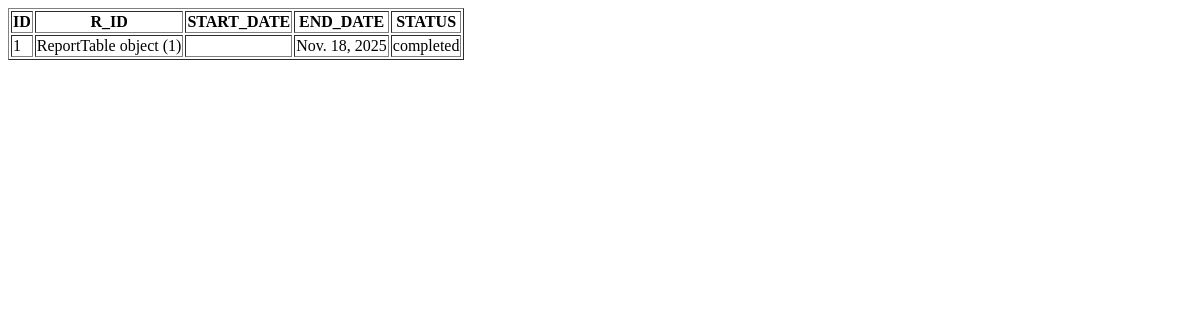
The app's page /viewassignAdmin, older data.
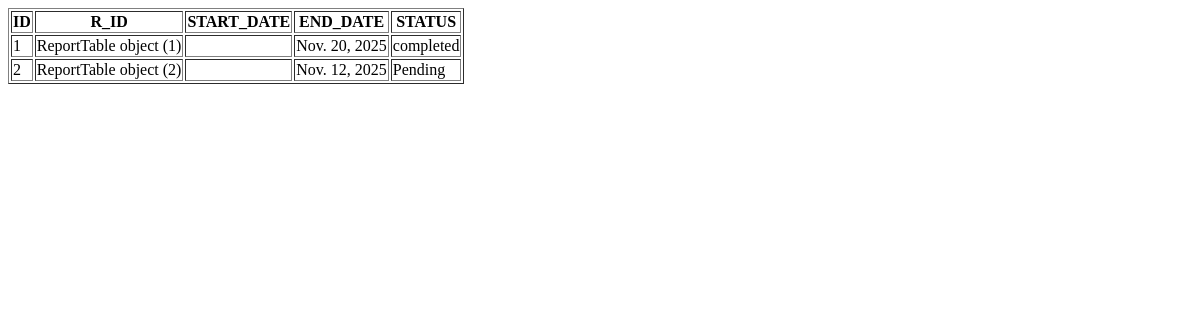
The same page, newer data.
### roadapp/models.py (models this page shows)
class AssignWorkTable(models.Model):
    REPORT_ID=models.ForeignKey(ReportTable,on_delete=models.CASCADE,null=True,blank=True,related_name='assignments')
    Enddate=models.DateField(null=True,blank=True)
    Status=models.CharField(max_length=20,null=True,blank=True,default='pending')

class ReportTable(models.Model):
    USER_ID=models.ForeignKey(UserTable,on_delete=models.CASCADE,null=True,blank=True)
    DEPARTMENT_ID=models.ForeignKey(Department,on_delete=models.CASCADE,null=True,blank=True)
    Message=models.CharField(max_length=200,null=True,blank=True)
    Time=models.DateTimeField(auto_now_add=True)
    Date=models.DateField(auto_now_add=True)
    Latitude=models.FloatField(max_length=50,null=True,blank=True)
    longitude=models.FloatField(max_length=50,null=True,blank=True)
    Image=models.FileField(null=True,blank=True)
    Description=models.CharField(max_length=200,null=True,blank=True)
    Status=models.CharField(max_length=20,null=True,blank=True)

### roadapp/views.py (the view)
# urls.py: path('viewassignAdmin', viewassignAdmin.as_view(), name='viewassignAdmin'),
class viewassignAdmin(View):
    def get(self, request):
        obj = AssignWorkTable.objects.all()
        return render(request, "Administration/viewassignAdmin.html", {'val': obj})

### templates/Administration/viewassignAdmin.html (shortened to what this page needs)
<!DOCTYPE html>
<html lang="en">
<head>
</head>
<body>
    <table border="1">
        <tr>
            <th>ID</th>
            <th>R_ID</th>
            <th>START_DATE</th>
            <th>END_DATE</th>
            <th>STATUS</th>
        </tr>
        {% for i in val %}
        <tr>
            <td>{{ forloop.counter }}</td>
            <td>{{i.REPORT_ID}}</td>
            <td>{{i.Startdate}}</td>
            <td>{{i.Enddate}}</td>
            <td>{{i.Status}}</td>
        </tr>
        {% endfor %}
    </table>
</body>
</html>

Row changes from the older to the newer data that the page shows:
changed AssignWorkTable "completed": Enddate "Nov. 18, 2025" → "Nov. 20, 2025"
added AssignWorkTable: REPORT_ID "ReportTable object (2)", Enddate "Nov. 12, 2025", Status "Pending"
